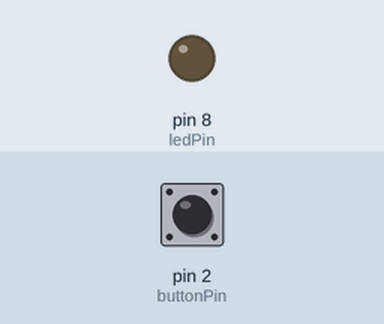
Simulated run of this sketch. Board: Arduino Uno, built with avr-gcc and run on an emulated ATmega328P. On the bench: output pins drawn as LEDs (lit = HIGH). The test bench sets the inputs (shaded band); at power-on: pin 2 (buttonPin) HIGH.

Above: at 1.2 s.
1.3 s: pin 2 (buttonPin) pulled LOW for 1 s
At 2.8 s:
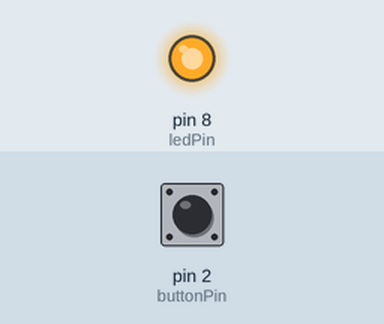
Timing chart, 0 to 13.0 s (numbered marks = the images above; inputs shaded):
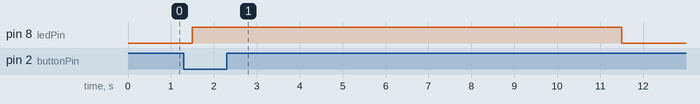

The sketch:

latching_power1.ino
```cpp
const int buttonPin = 2;     // زر الضغط موصول على D2
const int ledPin = 8;        // الليد موصول على D8

bool ledState = false;       // حالة الليد
unsigned long lastPressedTime = 0;
const unsigned long autoOffDelay = 10000; // الوقت قبل الإيقاف التلقائي (10 ثواني)

void setup() {
  pinMode(buttonPin, INPUT_PULLUP); // نستخدم المقاومة الداخلية
  pinMode(ledPin, OUTPUT);
}

void loop() {
  // ننتظر ضغط الزر (يصير LOW لأننا نستخدم INPUT_PULLUP)
  if (digitalRead(buttonPin) == LOW) {
    delay(200); // منع الاهتزاز
    if (digitalRead(buttonPin) == LOW) {
      ledState = !ledState; // نبدل حالة الليد
      digitalWrite(ledPin, ledState);
      lastPressedTime = millis(); // نسجل وقت الضغط
      while(digitalRead(buttonPin) == LOW); // ننتظر حتى يترك الزر
    }
  }

  // إذا الليد شغال وعدت المدة، يطفي تلقائيًا
  if (ledState && (millis() - lastPressedTime >= autoOffDelay)) {
    ledState = false;
    digitalWrite(ledPin, LOW);
  }
}
```

Measured:
- after the input at 1.3 s, pin 8 (ledPin): LOW → HIGH after 0.20 s, → LOW 10.0 s later
